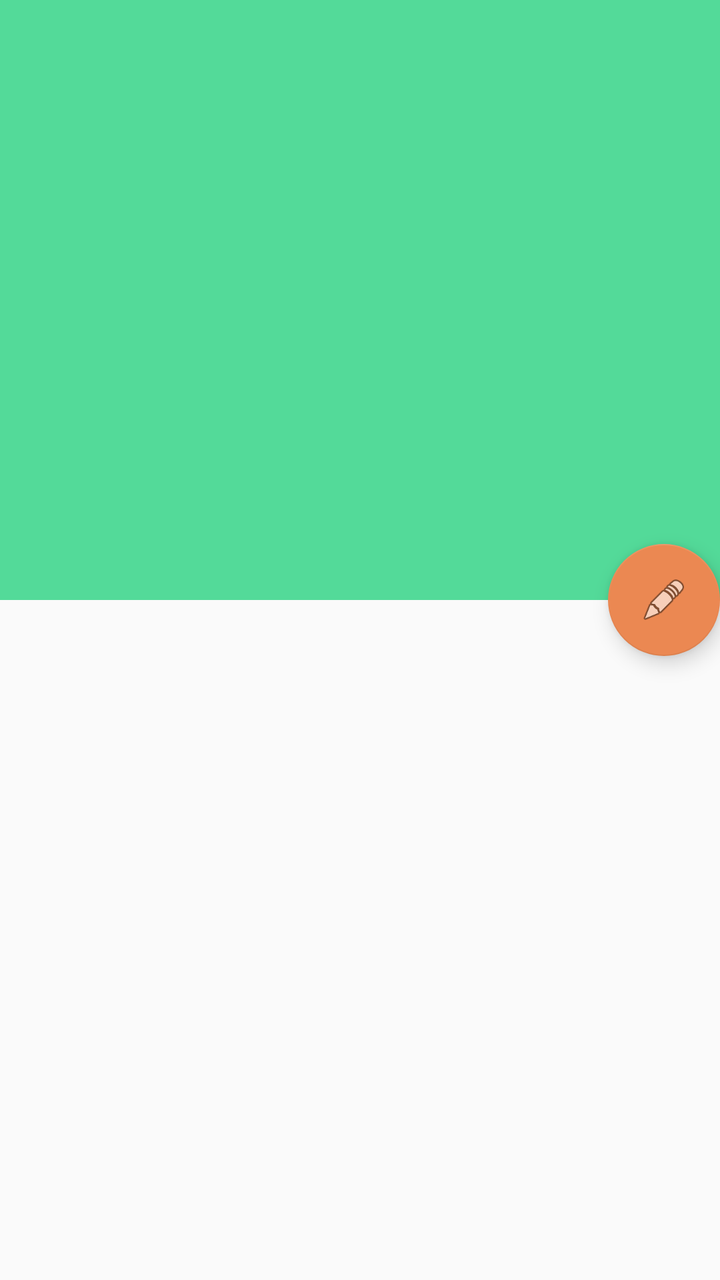
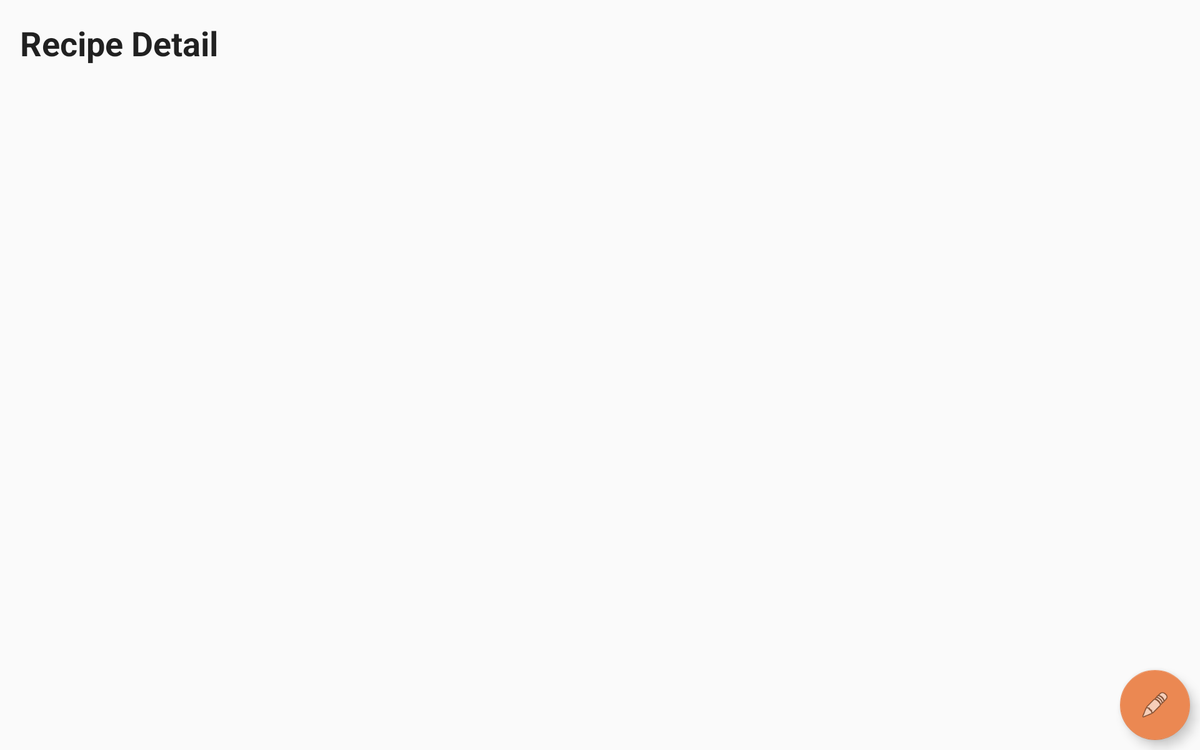

One screen, two layout resources from the same app: the default and the repository's alternative for another configuration. Each is rendered where Android would select it; the XML of both is given below.
<!-- AndroidManifest.xml: application theme Crispy -->
<!-- res/layout/recipe_detail_fragment.xml -->
<?xml version="1.0" encoding="utf-8"?>
<androidx.coordinatorlayout.widget.CoordinatorLayout xmlns:android="http://schemas.android.com/apk/res/android"
    xmlns:app="http://schemas.android.com/apk/res-auto"
    xmlns:tools="http://schemas.android.com/tools"
    android:layout_width="match_parent"
    android:layout_height="match_parent"
    android:fitsSystemWindows="true"
    tools:context=".ui.recipe.recipeDetail.RecipeDetailFragment"
    tools:ignore="MergeRootFrame">

    <com.google.android.material.appbar.AppBarLayout
        android:id="@+id/app_bar"
        android:layout_width="match_parent"
        android:layout_height="300dp"
        android:fitsSystemWindows="true"
        android:theme="@style/ThemeOverlay.AppCompat.Dark.ActionBar">

        <com.google.android.material.appbar.CollapsingToolbarLayout
            android:id="@+id/toolbar_layout"
            android:layout_width="match_parent"
            android:layout_height="match_parent"
            android:fitsSystemWindows="true"
            app:contentScrim="?attr/colorPrimary"
            app:layout_scrollFlags="scroll|exitUntilCollapsed|enterAlwaysCollapsed"
            app:titleEnabled="true">

            <ImageView
                android:id="@+id/recipeImageToolbar"
                android:layout_width="match_parent"
                android:layout_height="match_parent"
                android:scaleType="centerCrop"
                android:fitsSystemWindows="true"
                app:layout_collapseMode="parallax" />

            <androidx.appcompat.widget.Toolbar
                android:id="@+id/detail_toolbar"
                android:layout_width="match_parent"
                android:layout_height="?attr/actionBarSize"
                android:gravity="bottom"
                app:layout_collapseMode="pin"
                app:popupTheme="@style/ThemeOverlay.AppCompat.Light" />

        </com.google.android.material.appbar.CollapsingToolbarLayout>

    </com.google.android.material.appbar.AppBarLayout>

    <androidx.core.widget.NestedScrollView
        android:id="@+id/recipe_detail_container"
        android:layout_width="match_parent"
        android:layout_height="match_parent"
        android:clipToPadding="false"
        app:layout_behavior="@string/appbar_scrolling_view_behavior">
    </androidx.core.widget.NestedScrollView>

    <com.google.android.material.floatingactionbutton.FloatingActionButton
        android:id="@+id/btnEditRecipe"
        android:layout_width="wrap_content"
        android:layout_height="wrap_content"
        android:layout_gravity="center_vertical|start"
        android:layout_margin="@dimen/fab_margin"
        app:layout_anchor="@+id/recipe_detail_container"
        app:layout_anchorGravity="top|end"
        app:srcCompat="@android:drawable/ic_menu_edit" />

</androidx.coordinatorlayout.widget.CoordinatorLayout>
<!-- resources referenced by this layout -->
<resources>
  <style name="Crispy" parent="AppTheme">
          <item name="colorPrimary">@color/crispyGreen</item>
          <item name="colorPrimaryDark">@color/crispyGreenDark</item>
          <item name="colorAccent">@color/crispyAccent</item>
      </style>
  <style name="AppTheme" parent="Theme.AppCompat.Light.DarkActionBar">
          
          <item name="colorPrimary">@color/colorPrimary</item>
          <item name="colorPrimaryDark">@color/colorPrimaryDark</item>
          <item name="colorAccent">@color/colorAccent</item>
      </style>
  <color name="crispyGreen">#53da99</color>
  <color name="crispyGreenDark">#3fa373</color>
  <color name="crispyAccent">#eb8852</color>
</resources>
<!-- res/layout-large-land/recipe_detail_fragment.xml (the repository's variant of the layout above) -->
<!-- drawn on a 7-inch tablet turned sideways -->
<?xml version="1.0" encoding="utf-8"?>
<androidx.constraintlayout.widget.ConstraintLayout xmlns:android="http://schemas.android.com/apk/res/android"
    xmlns:app="http://schemas.android.com/apk/res-auto"
    xmlns:tools="http://schemas.android.com/tools"
    android:layout_width="match_parent"
    android:layout_height="match_parent"
    android:fitsSystemWindows="true"
    tools:context=".ui.recipe.recipeDetail.RecipeDetailFragment"
    tools:ignore="MergeRootFrame">

    <TextView
        android:id="@+id/txtRecipeTitle"
        style="?android:attr/textAppearanceLarge"
        android:layout_width="wrap_content"
        android:layout_height="wrap_content"
        android:layout_marginStart="16dp"
        android:layout_marginTop="16dp"
        android:text="@string/title_recipe_detail"
        android:textAlignment="viewStart"
        android:textIsSelectable="false"
        android:textSize="27sp"
        android:textStyle="bold"
        android:typeface="serif"
        app:layout_constraintStart_toStartOf="parent"
        app:layout_constraintTop_toTopOf="parent" />

    <androidx.core.widget.NestedScrollView
        android:id="@+id/recipe_detail_container"
        android:layout_width="match_parent"
        android:layout_height="0dp"
        android:layout_marginTop="8dp"
        android:clipToPadding="false"
        app:layout_behavior="@string/appbar_scrolling_view_behavior"
        app:layout_constraintBottom_toBottomOf="parent"
        app:layout_constraintEnd_toEndOf="parent"
        app:layout_constraintHorizontal_bias="0.0"
        app:layout_constraintStart_toStartOf="parent"
        app:layout_constraintTop_toBottomOf="@+id/txtRecipeTitle">

    </androidx.core.widget.NestedScrollView>

    <com.google.android.material.floatingactionbutton.FloatingActionButton
        android:id="@+id/btnEditRecipe"
        android:layout_width="wrap_content"
        android:layout_height="wrap_content"
        android:layout_gravity="center_vertical|start"
        android:layout_margin="@dimen/fab_margin"
        android:layout_marginEnd="8dp"
        android:layout_marginBottom="8dp"
        app:layout_anchor="@+id/recipe_detail_container"
        app:layout_anchorGravity="top|end"
        app:layout_constraintBottom_toBottomOf="parent"
        app:layout_constraintEnd_toEndOf="parent"
        app:srcCompat="@android:drawable/ic_menu_edit" />

</androidx.constraintlayout.widget.ConstraintLayout>
<!-- resources referenced by the variant -->
<!-- as a 7-inch tablet turned sideways resolves them -->
<resources>
  <string name="title_recipe_detail">Recipe Detail</string>
  <style name="Crispy" parent="AppTheme">
          <item name="colorPrimary">@color/crispyGreen</item>
          <item name="colorPrimaryDark">@color/crispyGreenDark</item>
          <item name="colorAccent">@color/crispyAccent</item>
      </style>
  <style name="AppTheme" parent="Theme.AppCompat.Light.DarkActionBar">
          
          <item name="colorPrimary">@color/colorPrimary</item>
          <item name="colorPrimaryDark">@color/colorPrimaryDark</item>
          <item name="colorAccent">@color/colorAccent</item>
      </style>
  <color name="crispyGreen">#53da99</color>
  <color name="crispyGreenDark">#3fa373</color>
  <color name="crispyAccent">#eb8852</color>
</resources>
